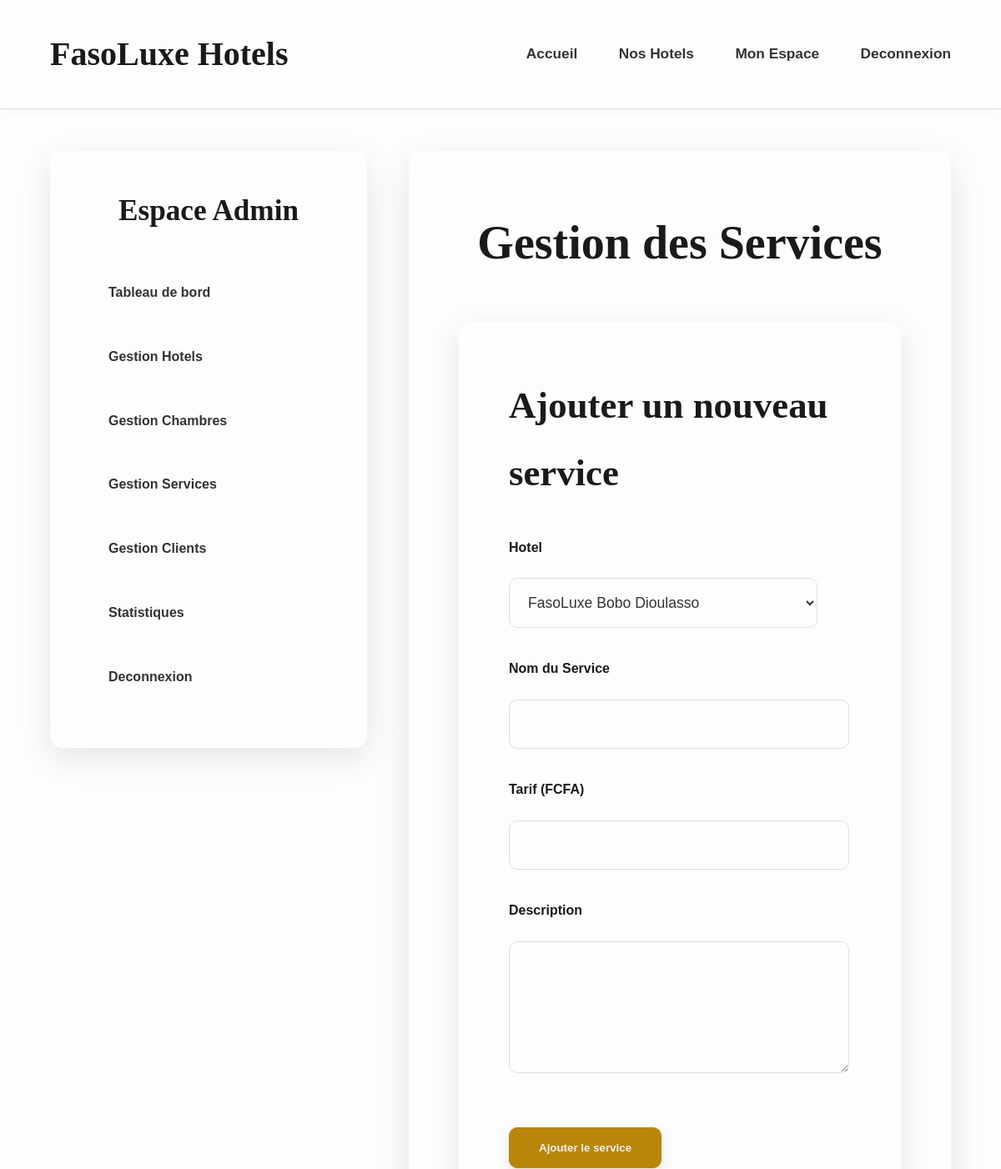
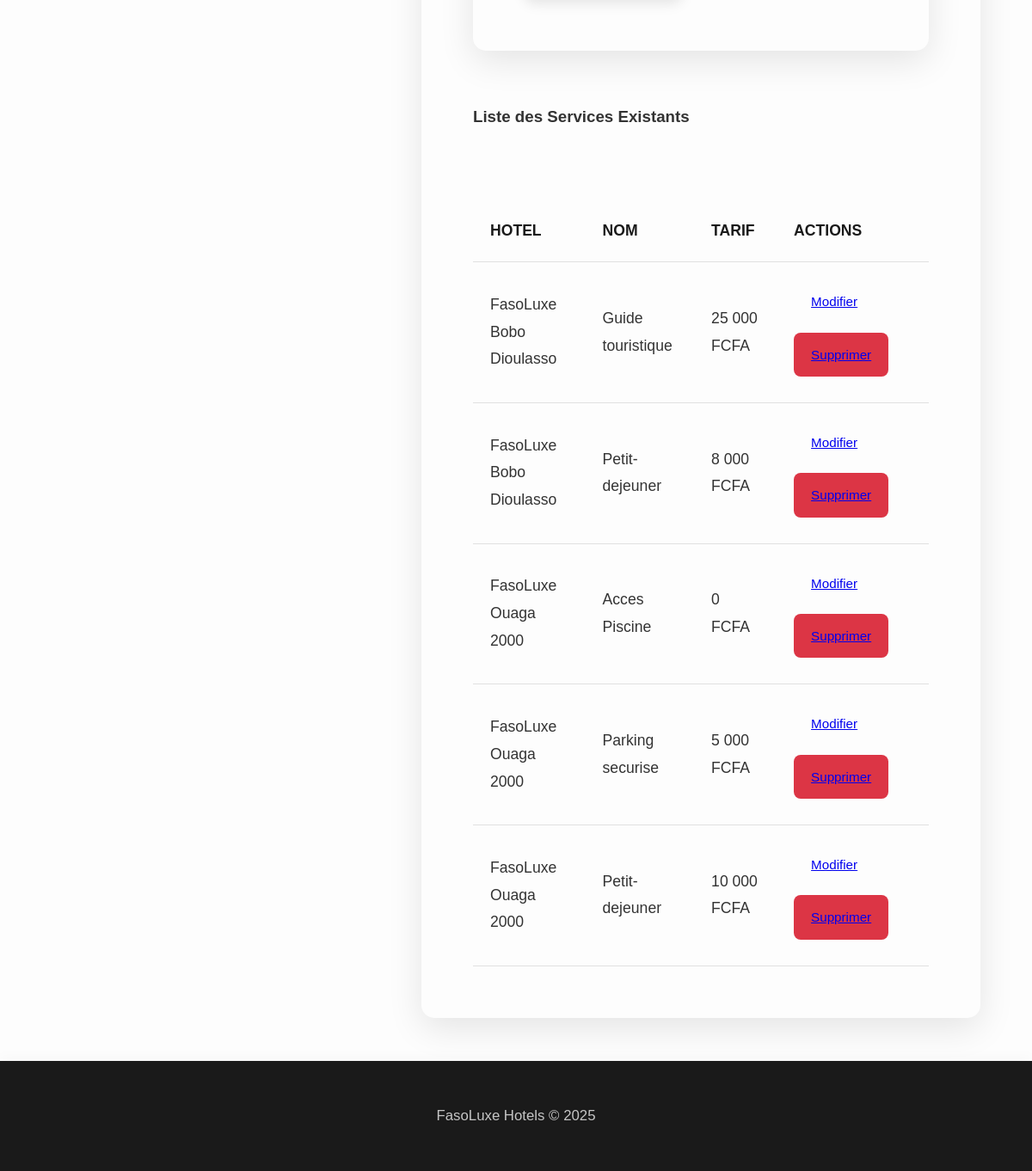
Screenshot of /admin/manage_services.php (signed in) with the database file from the repository (2 pictures, top to bottom).
### tables this page shows
CREATE TABLE services (
    id INT AUTO_INCREMENT PRIMARY KEY,
    hotel_id INT NOT NULL,
    nom VARCHAR(255) NOT NULL,
    description TEXT,
    tarif DECIMAL(10, 2) DEFAULT 0.00,  
    FOREIGN KEY (hotel_id) REFERENCES hotels(id) ON DELETE CASCADE
);

CREATE TABLE hotels (
    id INT AUTO_INCREMENT PRIMARY KEY,
    nom VARCHAR(255) NOT NULL,
    ville VARCHAR(255) NOT NULL,
    adresse TEXT NOT NULL,
    description TEXT,
    photo_url VARCHAR(255),
    categorie INT NOT NULL,  
    email VARCHAR(255),
    site_web VARCHAR(255)
);

### admin/manage_services.php (called while the page is built, shortened)
<?php
require_once __DIR__ . '/../src/models/Service.php';
require_once __DIR__ . '/../src/models/Hotel.php';
$services = Service::getAll();
$hotels = Hotel::getAll();
$is_editing = false;
$service_to_edit = [];
include_once __DIR__ . '/../src/includes/header.php';
include_once __DIR__ . '/../templates/admin_manage_services.php';
include_once __DIR__ . '/../src/includes/footer.php';
?>

### src/models/Hotel.php (called while the page is built, shortened)
<?php
class Hotel {
    public static function getAll() {
        $pdo = getPDO();
        $stmt = $pdo->query('SELECT * FROM hotels ORDER BY ville, nom');
        return $stmt->fetchAll(PDO::FETCH_ASSOC);
    }
}
?>

### src/models/Service.php (called while the page is built, shortened)
<?php
class Service {
    public static function getAll() {
        $pdo = getPDO();
        $stmt = $pdo->query('SELECT s.*, h.nom as hotel_nom FROM services s JOIN hotels h ON s.hotel_id = h.id ORDER BY h.nom, s.nom');
        return $stmt->fetchAll(PDO::FETCH_ASSOC);
    }
}
?>

### templates/admin_manage_services.php (the view, shortened to what this page needs)
<div class="dashboard-container">
    <?php include __DIR__ . '/../src/includes/admin_sidebar.php'; ?>
    <main class="dashboard-content">
        <h2>Gestion des Services</h2>
        <div class="form-container">
            <h3><?php echo $is_editing ? 'Modifier le service' : 'Ajouter un nouveau service'; ?></h3>
            <form action="manage_services.php" method="POST">
                <div class="form-grid">
                    <div class="form-group">
                        <label for="hotel_id">Hotel</label>
                        <select name="hotel_id" required>
                            <?php foreach ($hotels as $hotel): ?>
                                <option value="<?php echo $hotel['id']; ?>" <?php echo (isset($service_to_edit['hotel_id']) && $service_to_edit['hotel_id'] == $hotel['id']) ? 'selected' : ''; ?>><?php echo htmlspecialchars($hotel['nom']); ?></option>
                            <?php endforeach; ?>
                        </select>
                    </div>
                    <div class="form-group">
                        <label for="nom">Nom du Service</label>
                        <input type="text" name="nom" value="<?php echo $service_to_edit['nom'] ?? ''; ?>" required>
                    </div>
                    <div class="form-group">
                        <label for="tarif">Tarif (FCFA)</label>
                        <input type="number" name="tarif" step="0.01" value="<?php echo $service_to_edit['tarif'] ?? ''; ?>" required>
                    </div>
                    <div class="form-group full-width">
                        <label for="description">Description</label>
                        <textarea name="description" rows="3"><?php echo $service_to_edit['description'] ?? ''; ?></textarea>
                    </div>
                </div>
                <button type="submit" name="action" value="<?php echo $is_editing ? 'update' : 'create'; ?>" class="btn">
                    <?php echo $is_editing ? 'Mettre a jour' : 'Ajouter le service'; ?>
                </button>
            </form>
        </div>
        <h3>Liste des Services Existants</h3>
        <div class="table-container">
            <table>
                <thead><tr><th>Hotel</th><th>Nom</th><th>Tarif</th><th>Actions</th></tr></thead>
                <tbody>
                    <?php foreach ($services as $service): ?>
                        <tr>
                            <td><?php echo htmlspecialchars($service['hotel_nom']); ?></td>
                            <td><?php echo htmlspecialchars($service['nom']); ?></td>
                            <td><?php echo number_format($service['tarif'], 0, ',', ' '); ?> FCFA</td>
                            <td>
                                <a href="manage_services.php?action=edit&id=<?php echo $service['id']; ?>" class="btn-small">Modifier</a>
                                <a href="<?php echo BASE_URL; ?>admin/manage_services.php?action=delete&id=<?php echo $service['id']; ?>" onclick="return confirm('Etes-vous sur de vouloir supprimer ce service ?');" class="btn-small btn-cancel">Supprimer</a>
                            </td>
                        </tr>
                    <?php endforeach; ?>
                </tbody>
            </table>
        </div>
    </main>
</div>

### public/css/style.css (style rules this page uses)
:root { --primary-color: #1a1a1a; --secondary-color: #b8860b; --accent-color: #e0b973; --text-dark: #333333; --text-light: #f0f0f0; --background-light: #fdfdfd; --background-dark: #2c3e50; --border-color: #e0e0e0; --font-primary: 'Montserrat', sans-serif; --font-secondary: 'Playfair Display', serif; }
html, body { height: 100%; }
body { font-family: var(--font-primary); margin: 0; padding: 0; background-color: var(--background-light); color: var(--text-dark); line-height: 1.8; -webkit-font-smoothing: antialiased; -moz-osx-font-smoothing: grayscale; display: flex; flex-direction: column; }
.form-group { display: flex; flex-direction: column; flex: 1; min-width: 200px; }
.form-group label { margin-bottom: 10px; font-weight: 600; color: var(--primary-color); font-size: 1rem; }
.form-group input, .form-group select { padding: 16px 20px; border: 1px solid var(--border-color); border-radius: 10px; font-size: 1.1rem; color: var(--text-dark); background-color: var(--background-light); transition: border-color 0.3s ease, box-shadow 0.3s ease; }
.btn { display: inline-block; background: var(--secondary-color); color: var(--text-light); padding: 16px 35px; border-radius: 10px; text-decoration: none; font-weight: 600; transition: background-color 0.3s ease, transform 0.2s ease, box-shadow 0.3s ease, border 0.3s ease; border: 1px solid var(--secondary-color); cursor: pointer; text-align: center; box-shadow: 0 5px 15px rgba(0,0,0,0.1); }
.btn-cancel { background-color: #dc3545; border-color: #dc3545; }
.btn-small { padding: 12px 20px; font-size: 0.95rem; border-radius: 8px; margin-right: 15px; margin-bottom: 10px; display: inline-flex; align-items: center; justify-content: center; text-align: center; }
.dashboard-container { display: flex; width: 90%; max-width: 1500px; margin: 50px auto; gap: 50px; align-items: flex-start; }
.dashboard-content { flex: 1; background: var(--background-light); padding: 60px; border-radius: 15px; box-shadow: 0 12px 40px rgba(0,0,0,0.1); }
.dashboard-content h2 { font-family: var(--font-secondary); font-size: 3.5rem; color: var(--primary-color); margin-top: 0; margin-bottom: 45px; text-align: center; }
.table-container { overflow-x: auto; margin-top: 50px; }
table { width: 100%; border-collapse: collapse; margin-top: 30px; font-size: 1.1rem; }
table th, table td { padding: 20px; text-align: left; border-bottom: 1px solid var(--border-color); }
table th { background-color: var(--background-light); color: var(--primary-color); font-weight: 700; text-transform: uppercase; }
.form-container { background: var(--background-light); padding: 60px; border-radius: 15px; box-shadow: 0 12px 40px rgba(0,0,0,0.1); margin-bottom: 60px; }
.form-container h3 { font-family: var(--font-secondary); color: var(--primary-color); font-size: 2.8rem; margin-top: 0; margin-bottom: 35px; }
.form-grid { display: grid; grid-template-columns: repeat(auto-fit, minmax(320px, 1fr)); gap: 35px; margin-bottom: 35px; }
.form-group.full-width { grid-column: 1 / -1; }
.form-container input[type="text"], .form-container input[type="email"], .form-container input[type="number"], .form-container input[type="tel"], .form-container input[type="password"], .form-container input[type="date"], .form-container select, .form-container textarea { width: calc(100% - 40px); padding: 18px; border: 1px solid var(--border-color); border-radius: 10px; font-size: 1.1rem; margin-top: 12px; background-color: var(--background-light); color: var(--text-dark); transition: border-color 0.3s ease, box-shadow 0.3s ease; }
.form-container textarea { resize: vertical; min-height: 120px; }
.form-container .btn { margin-top: 30px; margin-right: 25px; }

### rows the page displays
services: hotel.nom "FasoLuxe Bobo Dioulasso", nom "Guide touristique", tarif "25 000"
services: hotel.nom "FasoLuxe Bobo Dioulasso", nom "Petit-dejeuner", tarif "8 000"
services: hotel.nom "FasoLuxe Ouaga 2000", nom "Acces Piscine", tarif "0"
services: hotel.nom "FasoLuxe Ouaga 2000", nom "Parking securise", tarif "5 000"
services: hotel.nom "FasoLuxe Ouaga 2000", nom "Petit-dejeuner", tarif "10 000"

### other values shown
form field hotel_id "FasoLuxe Bobo Dioulasso"
